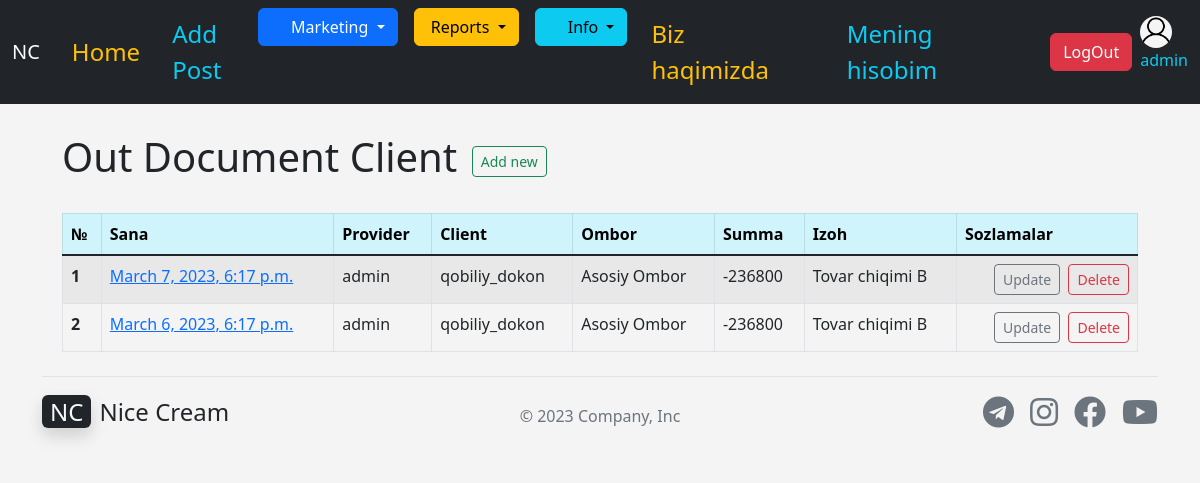
The page /products/out_documentclient_list/ (signed in) on the database its author committed.
### apps/accounts/models.py (models this page shows)
class User(AbstractUser):
    USER_TYPE_CHOICES = (
        ('PR', 'Provider'),
        ('CL', 'Client'),
    )
    username = models.CharField(max_length=255,unique=True,)
    first_name = models.CharField(max_length=255, blank=True, null=True)
    last_name = models.CharField(max_length=255, blank=True, null=True)
    phone = models.CharField(max_length=50, blank=True, null=True)
    email = models.EmailField(verbose_name='email address', blank=True, max_length=255, null=True)
    activated_date = models.DateTimeField(blank=True, null=True)
    balance = models.IntegerField(default=0)
    image = models.ImageField(default='user4.png',upload_to='images/', blank=True, null=True)
    address = models.CharField(max_length=255, blank=True, null=True)
    is_active = models.BooleanField(default=True)
    is_staff = models.BooleanField(default=False)
    is_superuser = models.BooleanField(default=False)
    user_type = models.CharField(max_length=50,choices=USER_TYPE_CHOICES, default='PR')
    def __str__(self):
        return self.username

### apps/products/models.py (models this page shows, shortened)
class OutDocumentClient(models.Model):
    event_id = models.UUIDField(default=uuid.uuid4, blank=True, null=True,)
    out_date = models.DateTimeField('Sana',)
    trader = models.ForeignKey(User, blank=True, null=True, on_delete= models.CASCADE, related_name="buyer_seller", limit_choices_to ={'user_type':'PR'})
    client = models.ForeignKey(User, blank=True, null=True, on_delete= models.CASCADE, related_name="shopkeeper", limit_choices_to ={'user_type':'CL'})
    warehouse = models.ForeignKey(WarehouseName, blank=True, null=True, on_delete= models.CASCADE)
    summa = models.IntegerField('Summa',  blank=True, null=True,default=0)
    ssumma = models.IntegerField('SSumma',  blank=True, null=True,default=0)
    profit = models.IntegerField('Foyda', blank=True, null=True,default=0)
    sprofit = models.IntegerField('Sfoyda', blank=True, null=True,default=0)
    comment = models.TextField(blank=True, null=True, default='Tovar chiqimi B',)
    class Meta:
        ordering = ['-out_date']

class WarehouseName(models.Model):
    name = models.CharField('Ombor Nomi', max_length=50)
    warehouse_size = models.FloatField(blank=True, null=True,)
    def __str__(self):
        return self.name

### apps/products/views.py (the view)
# urls.py: path('out_documentclient_list/', views.out_documentclient_list, name='out_documentclient_list'),
def out_documentclient_list(request):
    document_list = OutDocumentClient.objects.all()
    return render(request, 'products/out_documentclient_list.html', {
        'document_list' : document_list,
    })

### apps/products/templates/products/out_documentclient_list.html
{% extends 'base.html' %}
{% block content %}
<div class="container">
<br>
<h1> Out Document Client  <a href="{% url 'add_out_documentclient' %}" class="btn btn-outline-success btn-sm mx-1">Add new</a></h1> <br>
<table class="table table-striped table-hover table-bordered">
    <thead class="table-info">
      <tr>
        <th scope="col">№</th>
        <th scope="col">Sana</th>
        <th scope="col">Provider</th>
        <th scope="col">Client</th>
        <th scope="col">Ombor</th>
        <th scope="col">Summa</th>
        <th scope="col">Izoh</th>
        <th scope="col">Sozlamalar</th>
      </tr>
    </thead>
    <tbody class="table-group-divider">
      {% for document in document_list %}
      <tr>
        <th scope="row">{{ forloop.counter }}</th>
        <td><a href="{% url 'out_documentclient_products' document.id %}">{{ document.out_date }}</a></td>
        <td>{{ document.trader }}</td>
        <td>{{ document.client }}</td>
        <td>{{ document.warehouse }}</td>
        <td>{{ document.summa }}</td>
        <td>{{ document.comment}}</td>
        {% if user.is_superuser %}
        <td align="right">
          <a href="{% url 'update_out_documentclient' document.id %}" class="btn btn-outline-secondary btn-sm mx-1">Update</a>
          <a href="{% url 'delete_out_documentclient' document.id %}" class="btn btn-outline-danger btn-sm">Delete</a>
        </td>
            {% endif %}
      </tr>
      {% endfor %}
    </tbody>
  </table>
</div>
{% endblock content %}

### templates/navbar.html (shortened to what this page needs)
<nav class="navbar navbar-dark navbar-expand-lg bg-dark">
    <div class="container-fluid">
      <a class="navbar-brand" href="{% url 'home' %}">NC</a>
      <div class="collapse navbar-collapse" id="navbarSupportedContent">
        <a href="{% url 'home' %}" class="nav-link px-3 text-warning fs-4">Home</a>
        <ul class="navbar-nav me-auto mb-2 mb-lg-0">
          {% if user.is_superuser %}
          <a href="{% url 'post_new' %}" class="nav-link px-3 text-info fs-4">Add Post</a>
          <li class="nav-item dropdown">
            <button class="btn btn-primary dropdown-toggle" type="button" data-bs-toggle="dropdown" aria-expanded="false">
              <i class="far fa-cart-arrow-down"></i>  Marketing
          </button>
          </li>
          <li class="nav-item">
            <a class="nav-link" href="#"></a>
          </li>
          <li class="nav-item dropdown">
            <button class="btn btn-warning dropdown-toggle" type="button" data-bs-toggle="dropdown" aria-expanded="false">
                Reports
          </button>
          </li>
          <li class="nav-item">
            <a class="nav-link" href="#"></a>
          </li>
          <li class="nav-item dropdown">
            <button class="btn btn-info dropdown-toggle" type="button" data-bs-toggle="dropdown" aria-expanded="false">
              <i class="far fa-info-circle"></i>  Info
          </button>
          </li>
          {% endif %}
        </ul>
          <a href="{% url 'home' %}" class="nav-link px-4 text-warning fs-4">Biz haqimizda</a>
          {% if user.is_authenticated %}
              {% if user.user_type == 'PR' %}
                <a href="{% url 'my_act_sverka' %}" class="nav-link px-4 text-info fs-4">Mening hisobim</a>
              {% else %}
              <a href="{% url 'my_act_sverkaCL' %}" class="nav-link px-4 text-info fs-4">Mening hisobim</a>
              {% endif %}
          <a href="{% url 'logout' %}" class="btn btn-danger mt-2 mb-2 mx-2">LogOut</a>
          <div class="d-block">
              {% if user.image %}
              <img src="{{ user.image.url }}" alt="mdo" width="32" height="32" class="rounded-circle">
              {% endif %}
            <p class="text-info">{{ user.username }}</p>
          </div>
          {% else %}
          <a href="{% url 'login' %}" class="btn btn-outline-light me-2">Login</a>
          <a href="{% url 'register_user' %}" class="btn btn-warning">Sign-up</a>
          {% endif %}
      </div>
    </div>
  </nav>

### templates/base.html (style rules this page uses)
body { background: #f4f4f4; }

### rows shown on the page
User: image (picture), username "admin"
OutDocumentClient: out_date "March 7, 2023, 6:17 p.m.", trader "admin", client "qobiliy_dokon", warehouse "Asosiy Ombor", summa "-236800", comment "Tovar chiqimi B"
OutDocumentClient: out_date "March 6, 2023, 6:17 p.m.", trader "admin", client "qobiliy_dokon", warehouse "Asosiy Ombor", summa "-236800", comment "Tovar chiqimi B"
